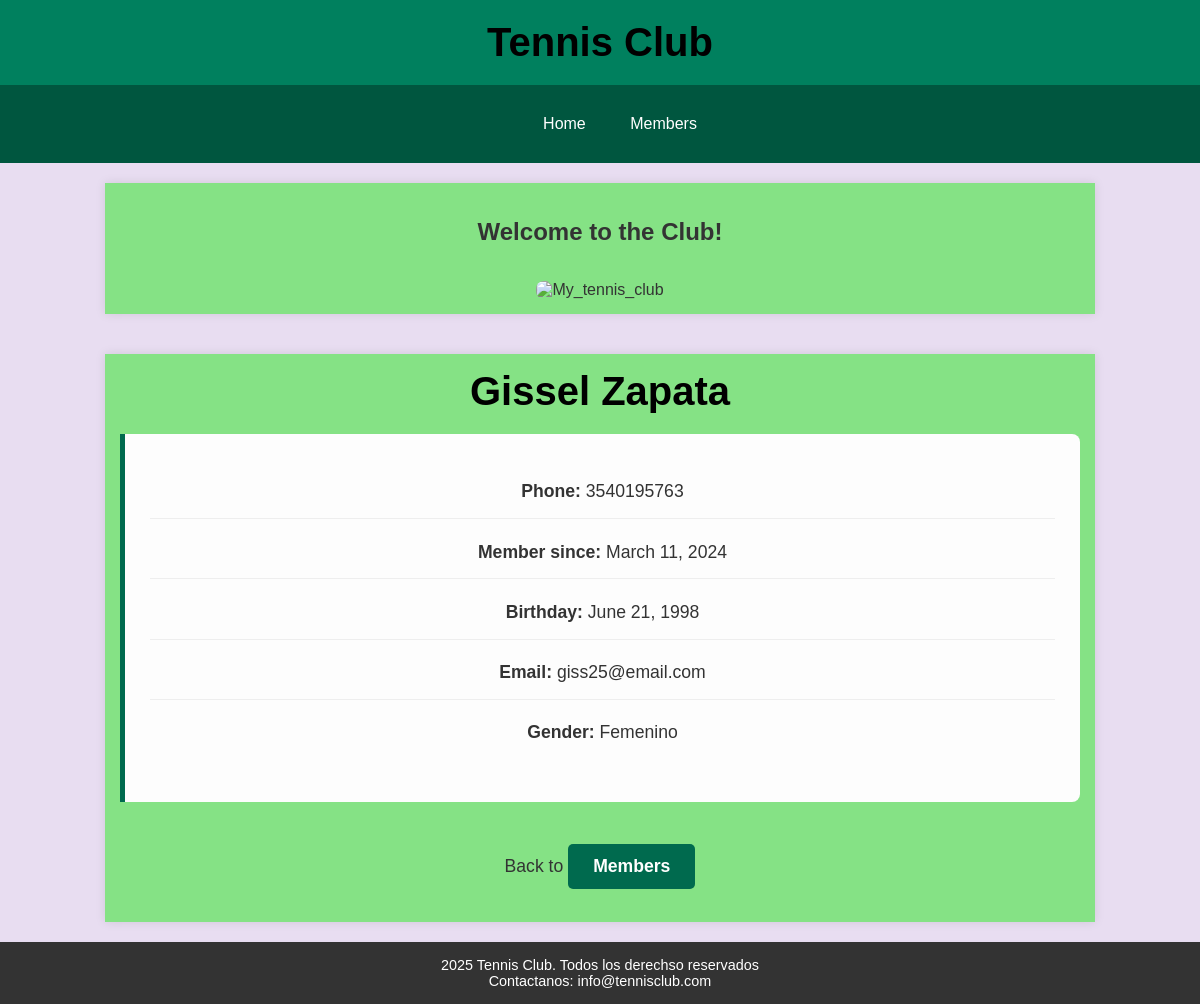
Before: /members/details/5 with the older database file.
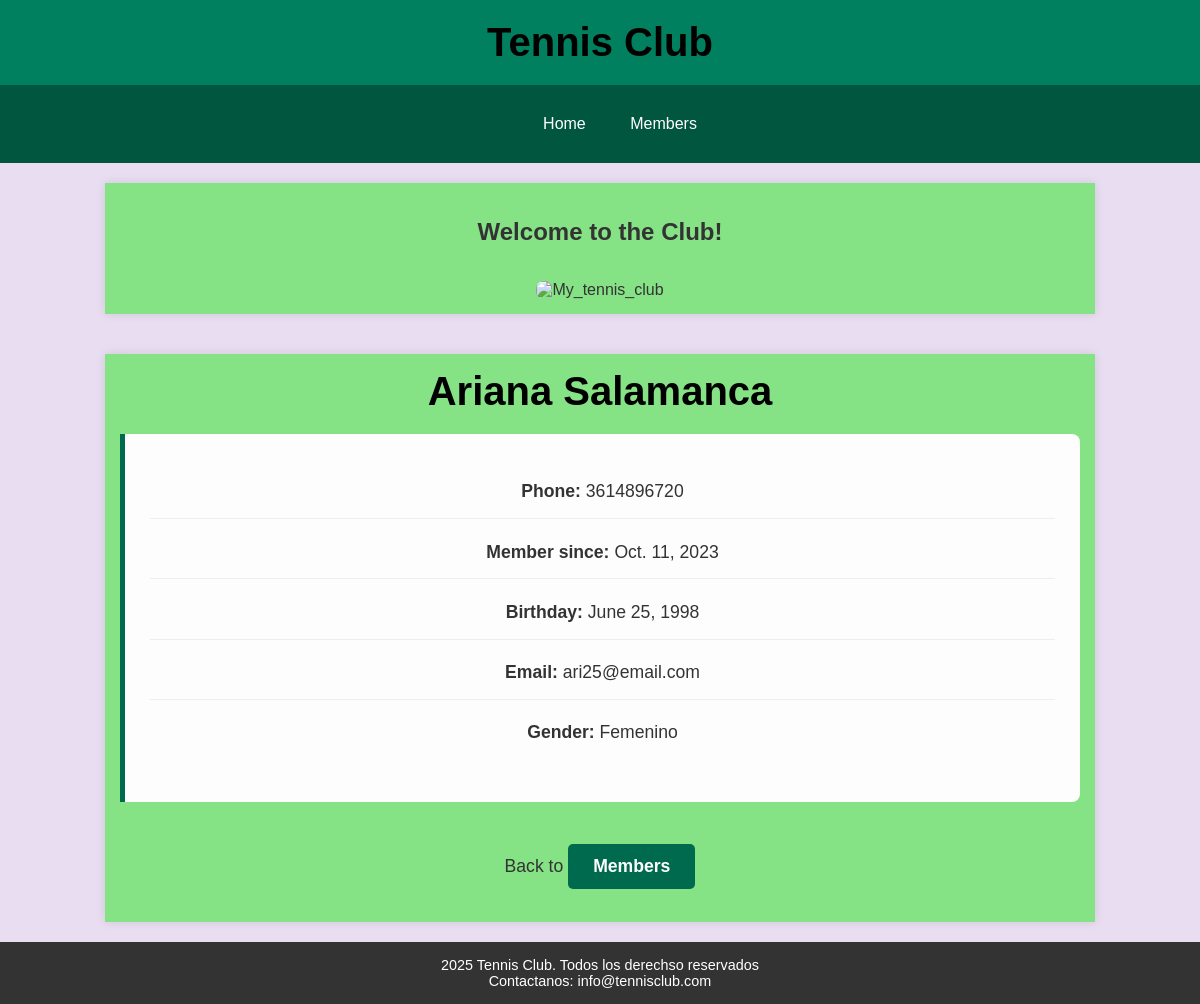
After: the same page with the newer database file.
### members/models.py (models this page shows, shortened)
class Member(models.Model):
    firstname = models.CharField(max_length=255)
    lastname = models.CharField(max_length=255)
    phone = models.IntegerField(null=True)
    joined_date = models.DateField(null=True)
    gender = models.CharField(max_length=10, null=True)
    birthday = models.DateField(null=True)
    email = models.EmailField(null=True)

### members/views.py (the view)
# urls.py: path('members/details/<int:id>', views.details, name='details'),
def details(request, id):
    mymember = Member.objects.get(id=id)
    template = loader.get_template('details.html')
    context = {
        'mymember': mymember,
    }
    return HttpResponse(template.render(context,request))

### members/templates/details.html (shortened to what this page needs)
{% extends "master.html" %}
{% block content %}
<div class="container">
        <h1>{{ mymember.firstname }} {{ mymember.lastname}}</h1>
        <div class="member-details">
        <p><strong>Phone:</strong> {{ mymember.phone}}</p>
        <p><strong>Member since: </strong> {{ mymember.joined_date }}</p>
        <p><strong>Birthday: </strong> {{mymember.birthday}}</p>
        <p><strong>Email: </strong> {{mymember.email}}</p>
        <p><strong>Gender: </strong> {{mymember.gender}}</p>
        </div>
        <p>Back to <a href="/members" class="btn">Members</a></p>
    </div>
{% endblock %}

Changed rows visible on the page:
changed Member "Femenino": firstname "Gissel" → "Ariana"; lastname "Zapata" → "Salamanca"; phone "3540195763" → "3614896720"; joined_date "March 11, 2024" → "Oct. 11, 2023"; birthday "June 21, 1998" → "June 25, 1998"; email "giss25@email.com" → "ari25@email.com"
